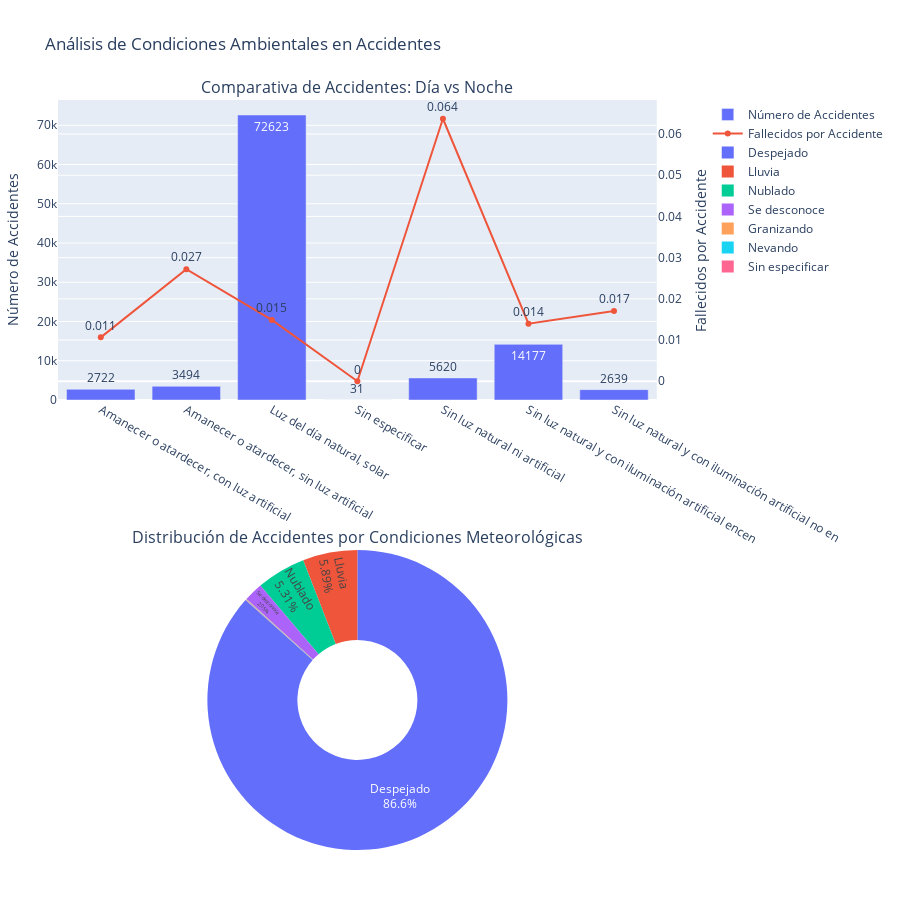

The notebook cell saved with this chart:
### Markdown cell above
## 3. Factores Contextuales

### 3.1 Condiciones Ambientales

Analizaremos la influencia de diversos factores ambientales en los accidentes:
- Condiciones de iluminación
- Condiciones meteorológicas
- Estado del firme
- Factores de visibilidad

### Code cell
# 1. Análisis de iluminación (día vs noche)
iluminacion = df.groupby('condicion_iluminacion_label').agg({
    'muertos_30d': ['sum', 'size']  
}).reset_index()

# Renombrar columnas
iluminacion.columns = ['condicion_iluminacion_label', 'fallecidos', 'num_accidentes']
iluminacion['victimas_por_accidente'] = iluminacion['fallecidos'] / iluminacion['num_accidentes']

# 2. Análisis de condiciones meteorológicas
meteo = df['condicion_meteo_label'].value_counts().reset_index()
meteo.columns = ['condicion', 'accidentes']

# Agrupar condiciones meteorológicas en categorías más amplias
meteo['condicion'] = meteo['condicion'].replace({
    'Buen tiempo': 'Buen tiempo',
    'Lluvia débil': 'Lluvia',
    'Lluvia fuerte': 'Lluvia',
    'Niebla intensa': 'Visibilidad Reducida',
    'Niebla ligera': 'Visibilidad Reducida',
    'Nieve': 'Otras',
    'Granizo': 'Otras',
    'Otro': 'Otras'
})
meteo = meteo.groupby('condicion')['accidentes'].sum().reset_index()

# Crear visualización con specs apropiados para gráfico circular
fig = make_subplots(
    rows=2, cols=1,
    subplot_titles=(
        'Comparativa de Accidentes: Día vs Noche',
        'Distribución de Accidentes por Condiciones Meteorológicas'
    ),
    specs=[[{"secondary_y": True}],
           [{"type": "domain"}]],  
    vertical_spacing=0.2,
    row_heights=[0.5, 0.5]
)

# 1. Gráfico de barras comparativo día/noche
fig.add_trace(
    go.Bar(
        x=iluminacion['condicion_iluminacion_label'],
        y=iluminacion['num_accidentes'],
        text=iluminacion['num_accidentes'],
        textposition='auto',
        name='Número de Accidentes'
    ),
    row=1, col=1
)

# Añadir línea de víctimas por accidente
fig.add_trace(
    go.Scatter(
        x=iluminacion['condicion_iluminacion_label'],
        y=iluminacion['victimas_por_accidente'],
        mode='lines+markers+text',
        text=iluminacion['victimas_por_accidente'].round(3),
        textposition='top center',
        name='Fallecidos por Accidente',
        yaxis='y2'
    ),
    row=1, col=1,
    secondary_y=True
)

# 2. Gráfico de pie para condiciones meteorológicas
fig.add_trace(
    go.Pie(
        labels=meteo['condicion'],
        values=meteo['accidentes'],
        textposition='inside',
        textinfo='label+percent',
        hole=0.4
    ),
    row=2, col=1
)

# Actualizar layout
fig.update_layout(
    height=900,
    title_text="Análisis de Condiciones Ambientales en Accidentes",
    showlegend=True
)

# Actualizar títulos de ejes
fig.update_yaxes(title_text="Número de Accidentes", secondary_y=False, row=1, col=1)
fig.update_yaxes(title_text="Fallecidos por Accidente", secondary_y=True, row=1, col=1)

# Ajustar márgenes y espaciado
fig.update_layout(
    margin=dict(t=100, b=50, l=50, r=50)
)

fig.show()

# Mostrar estadísticas clave
print("\nEstadísticas de accidentes por condición de iluminación:")
display(iluminacion.round(3))

print("\nDistribución de accidentes por condiciones meteorológicas:")
display(meteo.sort_values('accidentes', ascending=False))

### Figure 1 — Plotly figure (JSON) as saved in the notebook; plotly's stock layout.template omitted (floating-point values rounded to 4 significant figures)
{"data": [{"name": "Número de Accidentes", "text": [2722.0, 3494.0, 72620.0, 31.0, 5620.0, 14180.0, 2639.0], "textposition": "auto", "type": "bar", "x": ["Amanecer o atardecer, con luz artificial", "Amanecer o atardecer, sin luz artificial", "Luz del día natural, solar", "Sin especificar", "Sin luz natural ni artificial", "Sin luz natural y con iluminación artificial encen", "Sin luz natural y con iluminación artificial no en"], "xaxis": "x", "y": [2722, 3494, 72623, 31, 5620, 14177, 2639], "yaxis": "y"}, {"mode": "lines+markers+text", "name": "Fallecidos por Accidente", "text": [0.011, 0.027, 0.015, 0.0, 0.064, 0.014, 0.017], "textposition": "top center", "type": "scatter", "x": ["Amanecer o atardecer, con luz artificial", "Amanecer o atardecer, sin luz artificial", "Luz del día natural, solar", "Sin especificar", "Sin luz natural ni artificial", "Sin luz natural y con iluminación artificial encen", "Sin luz natural y con iluminación artificial no en"], "xaxis": "x", "y": [0.01065, 0.02719, 0.01489, 0.0, 0.0637, 0.01397, 0.01705], "yaxis": "y2"}, {"domain": {"x": [0, 0.94], "y": [0, 0.4]}, "hole": 0.4, "labels": ["Despejado", "Granizando", "Lluvia", "Nevando", "Nublado", "Se desconoce", "Sin especificar"], "textinfo": "label+percent", "textposition": "inside", "type": "pie", "values": [87730, 57, 5963, 57, 5378, 2079, 42]}], "layout": {"annotations": [{"font": {"size": 16}, "showarrow": false, "text": "Comparativa de Accidentes: Día vs Noche", "x": 0.47, "xanchor": "center", "xref": "paper", "y": 1, "yanchor": "bottom", "yref": "paper"}, {"font": {"size": 16}, "showarrow": false, "text": "Distribución de Accidentes por Condiciones Meteorológicas", "x": 0.47, "xanchor": "center", "xref": "paper", "y": 0.4, "yanchor": "bottom", "yref": "paper"}], "height": 900, "margin": {"b": 50, "l": 50, "r": 50, "t": 100}, "showlegend": true, "title": {"text": "Análisis de Condiciones Ambientales en Accidentes"}, "xaxis": {"anchor": "y", "domain": [0, 0.94]}, "yaxis": {"anchor": "x", "domain": [0.6, 1], "title": {"text": "Número de Accidentes"}}, "yaxis2": {"anchor": "x", "overlaying": "y", "side": "right", "title": {"text": "Fallecidos por Accidente"}}}}
